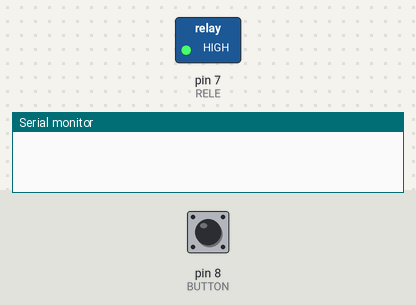
Simulated run of this sketch. Board: Arduino Uno, built with avr-gcc and run on an emulated ATmega328P. Parts: switched loads named in the sketch (green lamp = pin HIGH), the last lines printed to the serial monitor. The inputs (shaded band) are chosen by the test bench; at power-on: pin 8 (BUTTON) LOW. Random numbers use the default seed unless the sketch sets one.

Above: at 1.2 s.
1.3 s: pin 8 (BUTTON) pulled HIGH for 0.15 s
At 1.37 s:
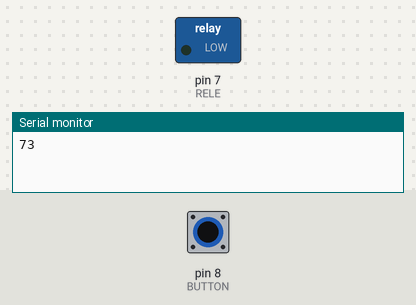
2.9 s: pin 8 (BUTTON) pulled HIGH for 3.2 s
At 6.6 s:
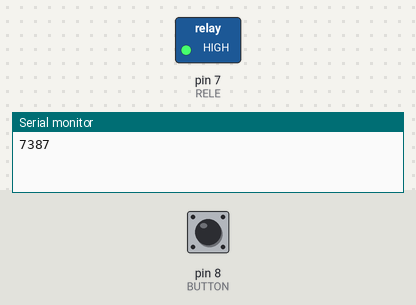
Timing chart, 0 to 8.1 s (numbered marks = the images above; inputs shaded):
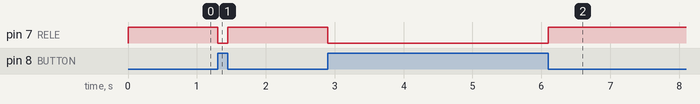

The sketch:

doorRing.ino
```cpp
// Esempio 01: accendi il led appena è premuto il pulsante

#define BUTTON 8              // pin di input dove è collegato il pulsante
#define RELE 7
int  val = 0, prevVal=0;                 // si userà val per conservare lo stato del pin di input
#define MAX_VIDEOS 24

int   keys[MAX_VIDEOS] = { 81,87,69,82,84,89,85,73,65,83,68,70,71,72,74,75,90,88,67,86,66,78,77,44 };

int sendVideo(){
  return ;
}

void setup() {
  Serial.begin(9600);
  pinMode(BUTTON, INPUT);     // imposta il pin digitale come input
  pinMode(RELE, OUTPUT);
  digitalWrite(RELE, HIGH);
}

void loop() {
  val = digitalRead(BUTTON);  // legge il valore dell'input e lo conserva

  // controlla che l'input sia HIGH (pulsante premuto)
  if (val == HIGH) {
    digitalWrite(RELE, LOW);
    if( val != prevVal)
    {
      //Serial.println(val);
      //Serial.println(prevVal);
      Serial.print(keys[random(MAX_VIDEOS)]);
      //Serial.println();
    }
  }
  else
  {
    digitalWrite(RELE, HIGH);
  }

  prevVal = val;
  delay(50);
}
```

Measured:
- after the input at 1.3 s, pin 7 (RELE): HIGH → LOW at once, → HIGH 0.15 s later
- after the input at 2.9 s, pin 7 (RELE): HIGH → LOW at once, → HIGH 3.2 s later
